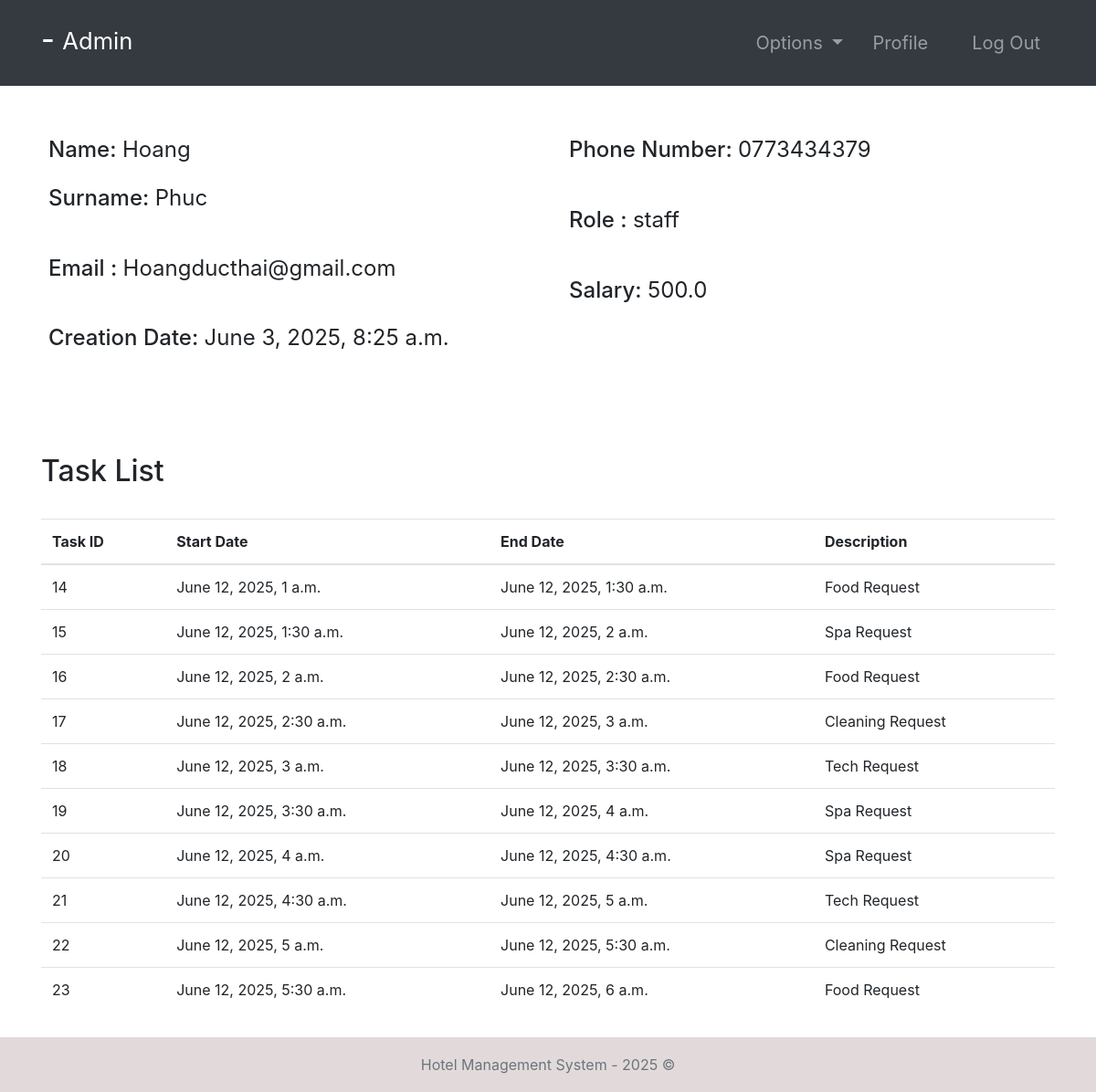
Screenshot of /employee-profile/5/ (signed in) with the database file from the repository.
### accounts/models.py (models this page shows, shortened)
class Employee(models.Model):
    user = models.OneToOneField(User, null=True, on_delete=models.CASCADE)
    phoneNumber = models.CharField(unique=True)
    salary = models.FloatField()

class Task(models.Model):
    employee = models.ForeignKey(
        Employee,   null=True, on_delete=models.CASCADE)
    startTime = models.DateTimeField()
    endTime = models.DateTimeField()
    description = models.TextField()

### accounts/views.py (the view, shortened to what this page needs)
# urls.py: path('employee-profile/<str:pk>/', employee_details, name="employee-profile"),
@login_required(login_url='login')
def employee_details(request, pk):
    role = str(request.user.groups.all()[0])
    path = role + "/"
    tempUser = User.objects.get(id=pk)
    employee = Employee.objects.get(user=tempUser)
    tasks = Task.objects.filter(employee=employee)
    context = {
        "role": role,
        "employee": employee,
        "tasks": tasks
    }
    return render(request, path + "employee-profile.html", context)

### templates/admin/employee-profile.html
{% extends '../index.html' %}
{% block context %}
{% include '../common_pages/employee-profile.html' %}
{% endblock %}

### templates/incs/nav.html (shortened to what this page needs)
<nav class="navbar navbar-dark bg-dark navbar-expand-lg py-3 " role="navigation">
    <div class="container">
        <a href="" class="navbar-brand">
            <h2 class="text-capitalize">
                {{ request.user.first_name }} {{ request.user.last_name }} -
                <small>
                    {{ role }}
                </small>
            </h2>
        </a>
        <div class="collapse navbar-collapse" id="navbarTags">
            <ul class="navbar-nav ml-auto">
                <li class="nav-item dropdown p-2">
                    <a class="nav-link dropdown-toggle" href="#" id="navbarDropdown" role="button"
                        data-toggle="dropdown" aria-haspopup="true" aria-expanded="false">
                        Options
                    </a>
                </li>
                <li class="nav-item mr-3 p-2">
                    {% if role == 'staff' or role == 'receptionist' or role == 'admin' or role == 'manager' %}
                    <a href="{% url 'employee-profile' user.id %}" class="nav-link">Profile</a>
                    {% endif %}
                </li>
                <li class="nav-item p-2 ">
                    <a href="{% url 'logout' %}" class="nav-link">Log Out</a>
                </li>
            </ul>
        </div>
    </div>
</nav>

### templates/common_pages/employee-profile.html (shortened to what this page needs)
<div class="container">
    <form action="" method="POST">
        <div class="row mt-5 clearfix">
            <div class="col-6">
                <div class="p-2 h4">
                    <span>Name:</span>
                    {% if employee.user.id != request.user.id %}
                    <span class="font-weight-normal">{{employee.user.first_name}} </span>
                    {% else %}
                    <input type="text" class="form-control border border-secondary" id="id_first_name"
                        value="{{employee.user.first_name}}" name="first_name">
                    {% endif %}
                </div>
                <div class="p-2 h4">
                    <span>Surname:</span>
                    {% if employee.user.id != request.user.id %}
                    <span class="font-weight-normal"> {{employee.user.last_name}}</span>
                    {% else %}
                    <input type="text" class="form-control border border-secondary" id="id_last_name"
                        value="{{employee.user.last_name}}" name="last_name">
                    {% endif %}
                </div>
                <br>
                <div class="p-2 h4">
                    <span>Email :</span>
                    <span class="font-weight-normal">{{employee.user.email}}</span>
                </div>
                <br>
                <div class="p-2 h4">
                    <span>Creation Date:</span>
                    <span class="font-weight-normal">{{employee.user.date_joined}}</span>
                </div>
            </div>
            <div class="col-6">
                <div class="p-2 h4">
                    <span>Phone Number: </span>
                    {% if employee.user.id != request.user.id %}
                    <span class="font-weight-normal">{{employee.phoneNumber}}</span>
                    {% else %}
                    <input type="text" class="form-control border border-secondary" id="id_phoneNumber"
                        value="{{employee.phoneNumber}}" name="phoneNumber">
                    {% endif %}
                </div>
                <br>
                <div class="p-2 h4">
                    <span>Role :</span>
                    <span class="font-weight-normal">{{employee.user.groups.first}}</span>
                </div>
                <br>
                <div class="p-2 h4">
                    <span>Salary:</span>
                    <span class="font-weight-normal">{{employee.salary}}</span>
                </div>
            </div>
        </div>
        <br>
    </form>
    <br>
    {% if role == 'staff' or request.user != employee.user %}
    <div class="table-responsive my-5">
        <div class="table-header row">
            <div class="col-sm-12 col-md-12 col-lg-4 mb-4">
                <h2>Task List</h2>
            </div>
        </div>
        <table class="table table-hover">
            <thead>
                <tr>
                    <th>Task ID</th>
                    <th>Start Date</th>
                    <th>End Date</th>
                    <th>Description</th>
                </tr>
            </thead>
            <tbody>
                {% for tasks in tasks %}
                <tr>
                    <td>{{tasks.id}}</td>
                    <td>{{tasks.startTime}}</td>
                    <td>{{tasks.endTime}}</td>
                    <td>{{tasks.description}}</td>
                </tr>
                {% endfor %}
            </tbody>
        </table>
    </div>
    {% endif %}
</div>

### static/css/main.css (style rules this page uses)
* { margin: 0; padding: 0; -webkit-font-smoothing: antialiased; }
.clearfix { overflow: auto; }
body { position: relative; }
nav .nav-item { font-size: 20px; }

### rows the page displays
Employee: user.first_name "Hoang", user.last_name "Phuc", user.email "Hoangducthai@gmail.com", user.date_joined "June 3, 2025, 8:25 a.m.", phoneNumber "0773434379", user.groups.first "staff", salary "500.0"
Task: id "14", startTime "June 12, 2025, 1 a.m.", endTime "June 12, 2025, 1:30 a.m.", description "Food Request"
Task: id "15", startTime "June 12, 2025, 1:30 a.m.", endTime "June 12, 2025, 2 a.m.", description "Spa Request"
Task: id "16", startTime "June 12, 2025, 2 a.m.", endTime "June 12, 2025, 2:30 a.m.", description "Food Request"
Task: id "17", startTime "June 12, 2025, 2:30 a.m.", endTime "June 12, 2025, 3 a.m.", description "Cleaning Request"
Task: id "18", startTime "June 12, 2025, 3 a.m.", endTime "June 12, 2025, 3:30 a.m.", description "Tech Request"
Task: id "19", startTime "June 12, 2025, 3:30 a.m.", endTime "June 12, 2025, 4 a.m.", description "Spa Request"
Task: id "20", startTime "June 12, 2025, 4 a.m.", endTime "June 12, 2025, 4:30 a.m.", description "Spa Request"
Task: id "21", startTime "June 12, 2025, 4:30 a.m.", endTime "June 12, 2025, 5 a.m.", description "Tech Request"
Task: id "22", startTime "June 12, 2025, 5 a.m.", endTime "June 12, 2025, 5:30 a.m.", description "Cleaning Request"
Task: id "23", startTime "June 12, 2025, 5:30 a.m.", endTime "June 12, 2025, 6 a.m.", description "Food Request"

### other values shown
{{ role }} "Admin"
